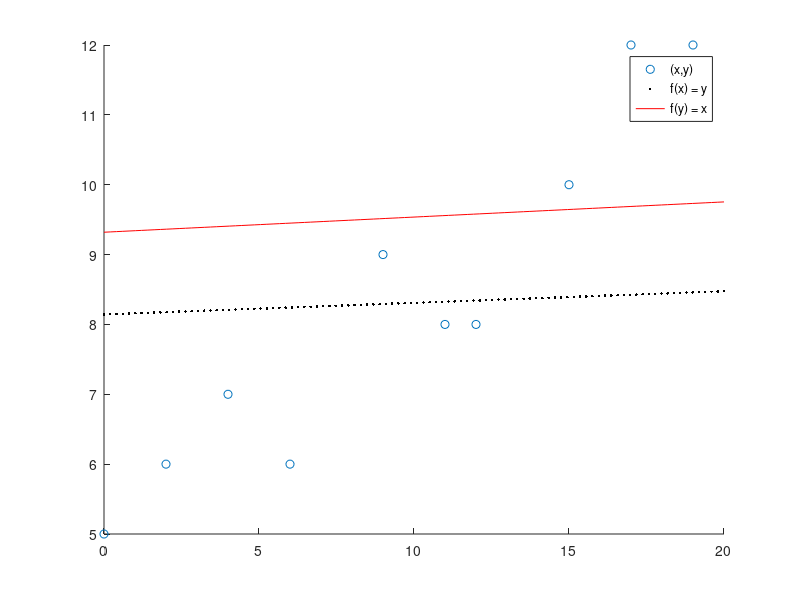

Write the MATLAB code that produced this figure.
clc
clear all

x = [0, 2, 4, 6, 9, 11, 12, 15, 17, 19];
y = [5, 6, 7, 6, 9, 8, 8, 10, 12, 12];

xset = linspace(0,20);
a1 = 8.143 + .0166*xset;
a2 = 9.3199 + .0217*xset;

scatter(x,y)
hold on
plot(xset,a1,'.k')
plot(xset,a2,'-r')
legend('(x,y)', 'f(x) = y', 'f(y) = x')